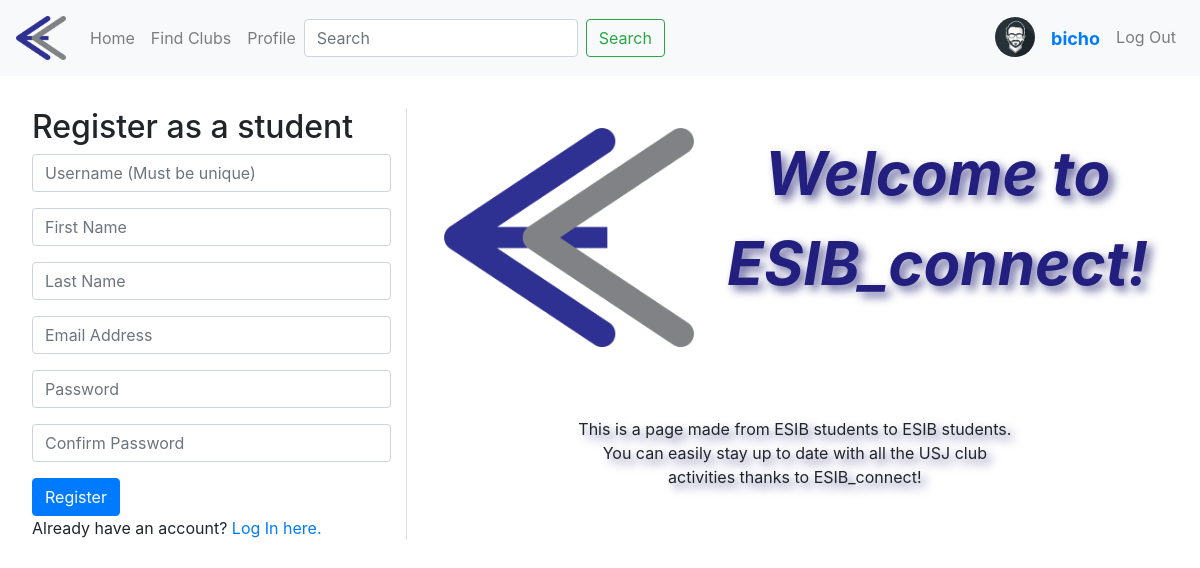
Screenshot of /register/student (signed in) with the database file from the repository.
### ClubNetwork/models.py (models this page shows)
class User(AbstractUser):
    id = models.AutoField(primary_key=True)
    is_student = models.BooleanField(default = False)
    is_club = models.BooleanField(default = False)
    is_admin = models.BooleanField(default=False)
    following = models.ManyToManyField("self",related_name="followers",blank=True,symmetrical=False)
    profile_pic = models.ImageField(blank = True, upload_to = "profile/")

### ClubNetwork/views.py (the view)
# urls.py: path("register/student", views.register_student, name = "register_student"),
def register_student(request):
    if request.method == "POST":
        username = request.POST["username"]
        email = request.POST["email"]
        first_name = request.POST["first_name"]
        last_name = request.POST["last_name"]
        password = request.POST["password"]
        confirmation = request.POST["confirmation"]
        message = ""
        if  len(username)< 4:
            message = "Usernames must be at least 4 characters."
        elif len(email) <= 1 or "@" not in email:
            message = "Must enter an email."
        elif len(first_name) ==0 or len(last_name) == 0:
            message = "Must fill in all the fields."
        elif len(password) < 8:
            message = "Password must be at least 8 characters."
        elif password != confirmation:
            message = "Passwords must match."
        if message != "":
            return render(request, "ClubNetwork/register_student.html", {
                "message": message,
                "data":request.POST
            })
        try:
            user = User.objects.create_user(username, email, password)
            user.first_name = first_name
            user.last_name = last_name
            user.is_student = True
            user.save()
            Student(user = user).save()
        except IntegrityError:
            return render(request, "ClubNetwork/register_student.html", {
                "message": "Username already taken.",
                "data": request.POST
            })
        login(request, user)
        return HttpResponseRedirect(reverse("index"))
    else:
        return render(request, "ClubNetwork/register_student.html")

### ClubNetwork/templates/ClubNetwork/register_student.html (shortened to what this page needs)
{% extends "ClubNetwork/layout.html" %}
{% load static %}
{% block body %}
<div class="row">
    <div class= "col-4">
        <h2>Register as a student</h2>
        <form action="{% url 'register_student' %}" method="post" autocomplete="off">
            <div class="form-group">
                <input class="form-control" autofocus type="text" name="username" placeholder="Username (Must be unique)" value = {{data.username}}>
            </div>
            <div class="form-group">
                <input class="form-control" type="text" name="first_name" placeholder="First Name" value = {{data.first_name}}>
            </div>
            <div class="form-group">
                <input class="form-control" type="text" name="last_name" placeholder="Last Name" value = {{data.last_name}}>
            </div>
            <div class="form-group">
                <input class="form-control" type="email" name="email" placeholder="Email Address" value = {{data.email}}>
            </div>
            <div class="form-group">
                <input class="form-control" type="password" name="password" placeholder="Password" >
            </div>
            <div class="form-group">
                <input class="form-control" type="password" name="confirmation" placeholder="Confirm Password">
            </div>
            <input class="btn btn-primary" type="submit" value="Register">
        </form>
        Already have an account? <a href="{% url 'login' %}">Log In here.</a>
    </div>
    <div class="col-8 border-left">
        <div class="row justify-content-md-center" style="padding: 20px;">
            <a class= "col login_logo" > <img src = "{% static 'ClubNetwork/logo3.png' %}" width="250" height="219"></a>
            <div class= "col login_title">
                    Welcome to ESIB_connect!
            </div>
        </div>
        <div class="login_text" >
            This is a page made from ESIB students to ESIB students. You can easily stay up to date with all the USJ club activities thanks to ESIB_connect!
        </div>
    </div>
</div>
{% endblock %}

### ClubNetwork/templates/ClubNetwork/layout.html (shortened to what this page needs)
{% load static %}
<!DOCTYPE html>
<html lang="en">
    <head>
        <link rel="stylesheet" href="https://maxcdn.bootstrapcdn.com/font-awesome/4.4.0/css/font-awesome.min.css">
        <link rel="stylesheet" href="https://stackpath.bootstrapcdn.com/bootstrap/4.4.1/css/bootstrap.min.css">
        <link href="{% static 'ClubNetwork/styles.css' %}" rel="stylesheet">
    </head>
    <body>
        <nav class="navbar navbar-expand-lg navbar-light bg-light">
            <a class="navbar-brand" href="{% url 'index' %}"><img id="logo" src = "{% static 'ClubNetwork/logo3.png' %}" width="50" height="50"></a>
            <div>
              <ul class="navbar-nav mr-auto">
                    {% if user.is_authenticated %}
                    <li class="nav-item">
                        <a class="nav-link" href="{% url 'index' %}">Home</a>
                    </li>
                    <li class="nav-item">
                        <a class="nav-link" href="{% url 'find' %}">Find Clubs</a>
                    </li>
                    {% if not user.is_admin %}
                    <li class="nav-item">
                        <a class="nav-link" href="{% url 'profile' user.id %}">Profile</a>
                    </li>
                    {% endif %}
              </ul>
            </div>
            <form class="form-inline" action="{% url 'search' %}" method="GET" autocomplete="off">
                <input class="form-control mr-sm-2" type="search" placeholder="Search" name = "s" aria-label="Search">
                <button class="btn btn-outline-success my-2 my-sm-0" type="submit">Search</button>
            </form>
            <container class="navbar-nav ml-auto justify-content-center" >
                <div><img class="rounded-circle" src="{% if user.profile_pic %}{{ user.profile_pic.url }}{% else %}{% if user.is_club %}https://img.icons8.com/ios/480/000000/groups.png {% elif user.is_student %} https://img.icons8.com/ios-filled/500/000000/user-male-circle.png {% endif %}{%endif%}" width="40" height="40"></div>
                <div class="nav-link d-flex flex-column ml-2"><span class="d-block font-weight-bold name fs-14"><a href ="{% url 'profile' user.id %}" class = "highlight">{{user.username}}</a></span></div>
                <a class="nav-link " href="{% url 'logout' %}">Log Out</a>
            </container>
                    {% endif %}
        </nav>
        <div class="body">
            {% block body %}
            {% endblock %}
        </div>
    </body>
</html>

### ClubNetwork/static/ClubNetwork/styles.css (style rules this page uses)
.body { margin: 2em; }
img { object-fit: cover; }
#logo { object-fit:contain; }
.login_title { color: rgb(34, 31, 127) ; font-size: 60px; font-style: italic; text-align: center; font-weight: bold; text-shadow: 5px 5px 10px rgb(108, 106, 161); }
.login_text { padding: 50px; padding-left:150px; padding-right:150px; text-align: center; text-shadow: 5px 5px 10px rgb(108, 106, 161); }
.login_logo { text-align: center; object-fit:contain; }
.fs-14 { font-size: 18px; }

### rows the page displays
User: profile_pic (picture), username "bicho"
